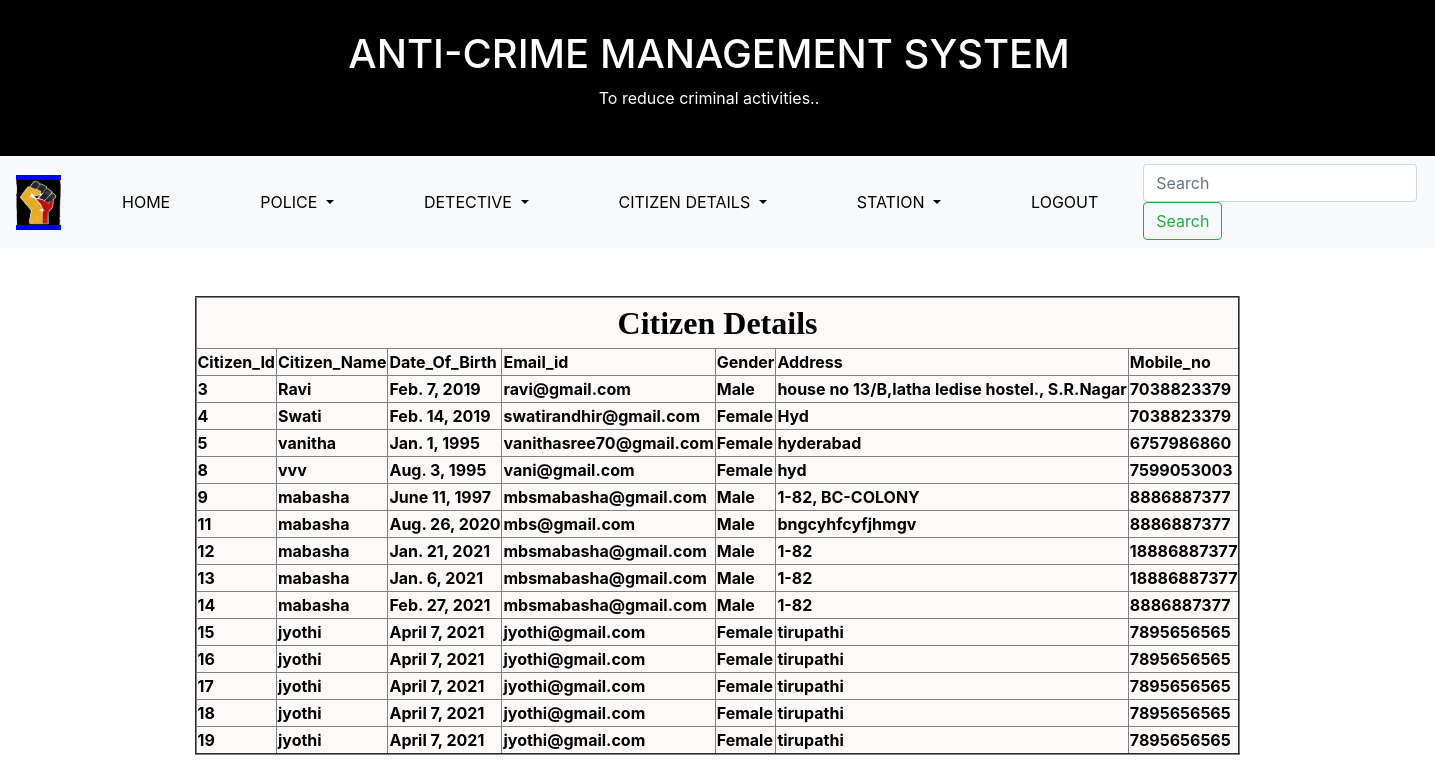
The page /viewcitizen/ on the database its author committed.
### app/models.py (models this page shows)
class Citizen(models.Model):
    citizen_id=models.AutoField(primary_key=True)
    citizen_name=models.CharField(max_length=30)
    date_of_birth = models.DateField()
    email_id=models.EmailField(max_length=30)
    gender=models.CharField(max_length=10,choices=(("Male","male"),("Female","female")))
    mobile_no = models.IntegerField()
    address = models.CharField(max_length=100)
    username = models.CharField(max_length=30)
    password = models.CharField(max_length=30)

### templates/viewCitizen.html (shortened to what this page needs)
<!DOCTYPE html>
{%load staticfiles%}
<html lang="en" dir="ltr">
  <head>
    <link href="https://stackpath.bootstrapcdn.com/bootstrap/4.4.1/css/bootstrap.min.css" rel="stylesheet">
  </head>
  <body>
    <div class="header">
      <h1>ANTI-CRIME MANAGEMENT SYSTEM</h1>
      <p>To reduce criminal activities..</p>
    </div>
    <nav class="navbar navbar-expand-lg navbar-light bg-light">
  <a class="navbar-brand" href="https://www.aiacb.com/">
  <img src="{%static "images/brand2.jpg"%}" alt="" height="45px" width="45px">
  </a>
  <div class="collapse navbar-collapse" id="navbarSupportedContent">
    <ul class="navbar-nav mr-auto">
      <li class="nav-item active">
        <a class="nav-link" href="/adminlog/">HOME <span class="sr-only">(current)</span></a>
      </li>
      <li class="nav-item dropdown">
        <a class="nav-link dropdown-toggle" href="#" id="navbardrop" data-toggle="dropdown">
          POLICE
        </a>
      <li class="nav-item dropdown">
        <a class="nav-link dropdown-toggle" href="#" id="navbardrop" data-toggle="dropdown">
          DETECTIVE
        </a>
      </li>
      <li class="nav-item dropdown">
        <a class="nav-link dropdown-toggle" href="#" id="navbardrop" data-toggle="dropdown">
          CITIZEN DETAILS
        </a>
      </li>
      <li class="nav-item dropdown">
        <a class="nav-link dropdown-toggle" href="#" id="navbardrop" data-toggle="dropdown">
          STATION
        </a>
      </li>
      <li class="nav-item active">
        <a class="nav-link" href="/index/">LOGOUT <span class="sr-only">(current)</span></a>
      </li>
    </ul>
    <form class="form-inline my-2 my-lg-0">
      <input class="form-control mr-sm-2" type="search" placeholder="Search" aria-label="Search">
      <button class="btn btn-outline-success my-2 my-sm-0" type="submit">Search</button>
    </form>
  </div>
</nav><br>
<br>
<center>
<table align="centre" bgcolor="#fffafa" border="2">
 <tr>
        <th colspan="7"><center><font size="6" face="Arial Black">
             Citizen Details</font></center>
        </th>
    <tr>
        <th>Citizen_Id</th>
        <th>Citizen_Name</th>
        <th>Date_Of_Birth</th>
        <th>Email_id</th>
        <th>Gender</th>
        <th>Address</th>
        <th>Mobile_no</th>
    </tr>
    {%  for x in object_list %}
    <tr>
        <th>{{ x.citizen_id }}</th>
        <th>{{ x.citizen_name }}</th>
        <th>{{ x.date_of_birth }}</th>
        <th>{{ x.email_id }}</th>
        <th>{{ x.gender }}</th>
        <th>{{ x.address }}</th>
        <th>{{ x.mobile_no }}</th>
    </tr>
    {% endfor %}
</table></center>
</body>
</html></doctype>

### templates/viewCitizen.html (style rules this page uses)
.header { padding: 30px; padding-right: 47px; text-align: center; background: black; color: white; }
.navbar-brand { background-color:blue; color: white; }
body { background: url(https://images.unsplash.com/uploads/141103282695035fa1380/95cdfeef?ixlib=rb-1.2.1&ixid=MXwxMjA3fDB8MHxwaG90by1wYWdlfHx8fGVufDB8fHw%3D&auto=format&fit=crop&w=1274&q=80); background-repeat: no-repeat; background-size: cover; color: black; }
#navbarSupportedContent a { float: left; display: block; color: black; text-align: center; padding: 12px 45px; text-decoration:none; }

### rows shown on the page
Citizen: citizen_id "3", citizen_name "Ravi", date_of_birth "Feb. 7, 2019", email_id "ravi@gmail.com", gender "Male", address "house no 13/B,latha ledise hostel., S.R.Nagar", mobile_no "7038823379"
Citizen: citizen_id "4", citizen_name "Swati", date_of_birth "Feb. 14, 2019", email_id "swatirandhir@gmail.com", gender "Female", address "Hyd", mobile_no "7038823379"
Citizen: citizen_id "5", citizen_name "vanitha", date_of_birth "Jan. 1, 1995", email_id "vanithasree70@gmail.com", gender "Female", address "hyderabad", mobile_no "6757986860"
Citizen: citizen_id "8", citizen_name "vvv", date_of_birth "Aug. 3, 1995", email_id "vani@gmail.com", gender "Female", address "hyd", mobile_no "7599053003"
Citizen: citizen_id "9", citizen_name "mabasha", date_of_birth "June 11, 1997", email_id "mbsmabasha@gmail.com", gender "Male", address "1-82, BC-COLONY", mobile_no "8886887377"
Citizen: citizen_id "11", citizen_name "mabasha", date_of_birth "Aug. 26, 2020", email_id "mbs@gmail.com", gender "Male", address "bngcyhfcyfjhmgv", mobile_no "8886887377"
Citizen: citizen_id "12", citizen_name "mabasha", date_of_birth "Jan. 21, 2021", email_id "mbsmabasha@gmail.com", gender "Male", address "1-82", mobile_no "18886887377"
Citizen: citizen_id "13", citizen_name "mabasha", date_of_birth "Jan. 6, 2021", email_id "mbsmabasha@gmail.com", gender "Male", address "1-82", mobile_no "18886887377"
Citizen: citizen_id "14", citizen_name "mabasha", date_of_birth "Feb. 27, 2021", email_id "mbsmabasha@gmail.com", gender "Male", address "1-82", mobile_no "8886887377"
Citizen: citizen_id "15", citizen_name "jyothi", date_of_birth "April 7, 2021", email_id "jyothi@gmail.com", gender "Female", address "tirupathi", mobile_no "7895656565"
Citizen: citizen_id "16", citizen_name "jyothi", date_of_birth "April 7, 2021", email_id "jyothi@gmail.com", gender "Female", address "tirupathi", mobile_no "7895656565"
Citizen: citizen_id "17", citizen_name "jyothi", date_of_birth "April 7, 2021", email_id "jyothi@gmail.com", gender "Female", address "tirupathi", mobile_no "7895656565"
Citizen: citizen_id "18", citizen_name "jyothi", date_of_birth "April 7, 2021", email_id "jyothi@gmail.com", gender "Female", address "tirupathi", mobile_no "7895656565"
Citizen: citizen_id "19", citizen_name "jyothi", date_of_birth "April 7, 2021", email_id "jyothi@gmail.com", gender "Female", address "tirupathi", mobile_no "7895656565"
